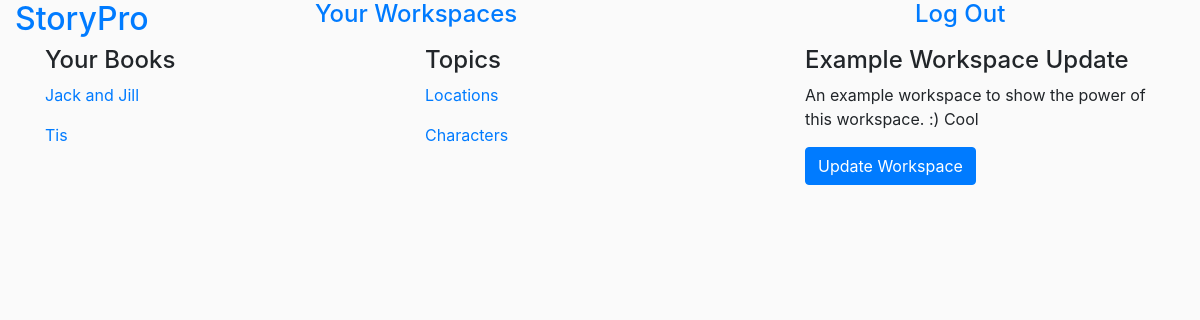
The page /workspaces/workspace/1/ (signed in) on the database its author committed.
### working/models.py (models this page shows)
class Book(models.Model):
    workspace = models.ForeignKey(Workspace, related_name="books")
    title = models.CharField(max_length=200, blank=False)
    blurb = models.TextField(max_length=140, blank=True)
    def __str__(self):
        return self.title

class Topic(models.Model):
    workspace = models.ForeignKey(Workspace, related_name="topic")
    shorthand = models.CharField(max_length=3, blank=True)
    name = models.CharField(max_length=140, blank=False)
    blurb = models.TextField(max_length=140, blank=True)
    def __str__(self):
        return self.name

class Workspace(models.Model):
    publisheradmin = models.ForeignKey(User)
    name = models.CharField(max_length=140, blank=False)
    blurb = models.TextField(max_length=140, blank=True)
    def __str__(self):
        return self.name

### working/views.py (the view)
# urls.py: url(r'^workspace/(\d+)/$', workspace, name="workspace"),
def workspace(request, id):
    if request.method =="POST":
        ws = get_object_or_404(Workspace, pk=id)
        ws.name = request.POST.get('name')
        ws.blurb = request.POST.get('blurb')
        ws.save()
    content = get_object_or_404(Workspace, pk=id)
    wsform = WorkspaceForm(instance=content)
    form = BookForm()
    return render(request, "workspace.html", {"content":content, "form": form, "wsform": wsform})

### working/templates/workspace.html (shortened to what this page needs)
{% extends "base.html" %}
{% load bootstrap_tags %}
{% block content %}
<div class="container">
    <div class="row">
        <div class="col-sm-4">
            <h4>Your Books</h4>
            {% for book in content.books.all %}
            <a href="{% url 'book' content.id book.id %}"><p>{{ book }}</p></a>
            {% endfor %}
        </div>
        <div class="col-sm-4">
            <h4>Topics</h4>
            {% for t in content.topic.all %}
            <a href=""><p>{{ t }}</p></a>
            {% endfor %}
        </div>
        <div class="col-sm-4">
            <h4>{{ content }}</h4>
            <p>{{ content.blurb }}</p>
            <button type="button" class="btn btn-primary" data-toggle="modal" data-target="#exampleModal">
            Update Workspace
            </button>
        </div>
    </div>
</div>
{% endblock %}

### static/css/style.css (style rules this page uses)
body { background-color: #fafafa; }

### rows shown on the page
Book: title "Jack and Jill"
Book: title "Tis"
Topic: name "Locations"
Topic: name "Characters"
Workspace: name "Example Workspace Update", blurb "An example workspace to show the power of this workspace. :) Cool"
